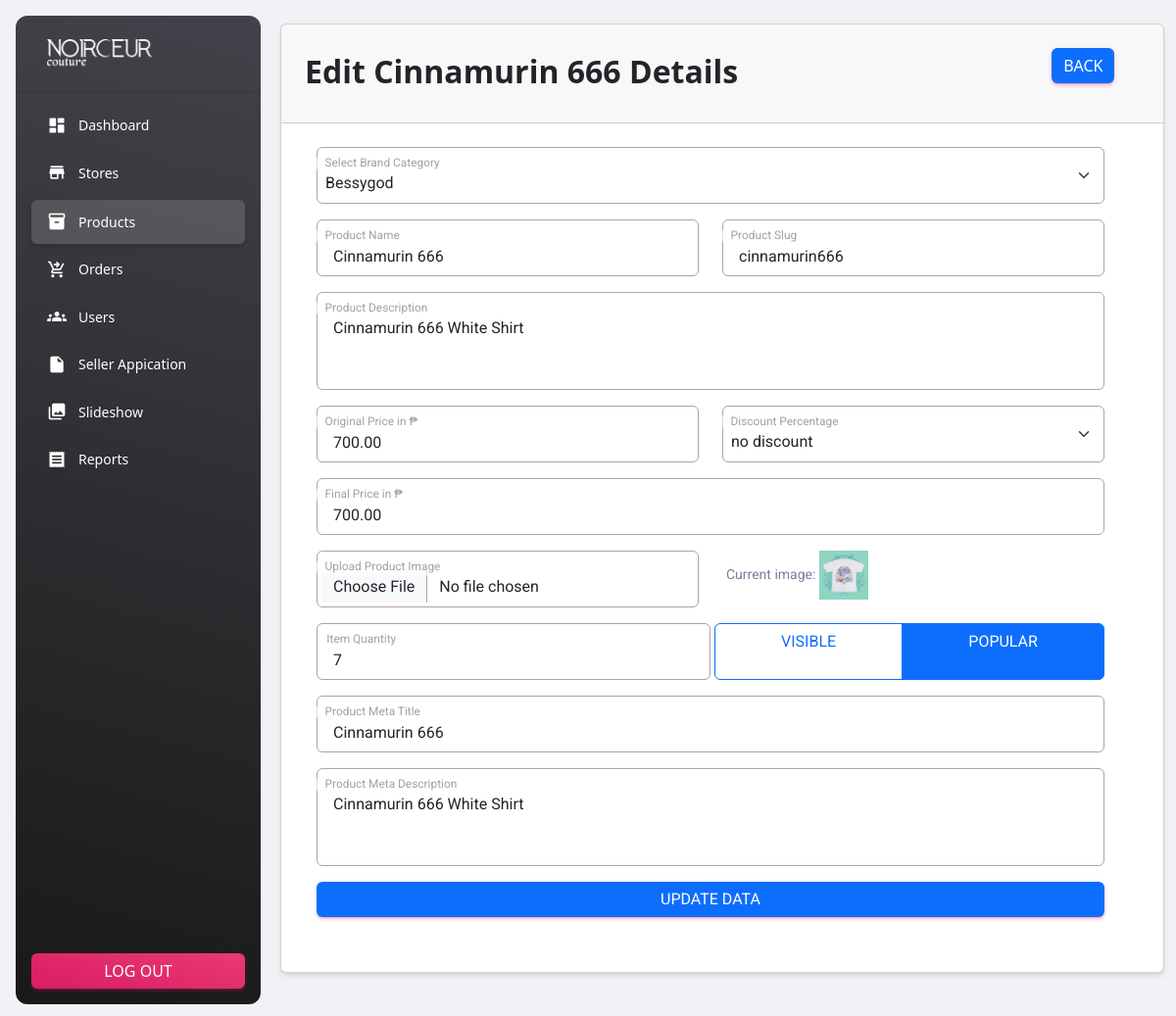
/admin/editProduct.php?id=91, run on the app's committed database.
### tables this page shows
CREATE TABLE `products` (
  `product_id` int(11) NOT NULL,
  `category_id` int(11) NOT NULL,
  `product_name` varchar(254) NOT NULL,
  `product_slug` varchar(300) NOT NULL,
  `product_description` mediumtext NOT NULL,
  `product_original_price` decimal(10,2) NOT NULL,
  `product_discount` int(2) NOT NULL,
  `product_srp` decimal(10,2) NOT NULL,
  `product_image` varchar(300) NOT NULL,
  `product_qty` int(11) NOT NULL,
  `product_status` tinyint(4) NOT NULL DEFAULT 0,
  `product_popular` tinyint(4) NOT NULL,
  `product_meta_title` varchar(254) NOT NULL,
  `product_meta_description` mediumtext NOT NULL,
  `product_createdAt` timestamp NOT NULL DEFAULT current_timestamp()
);

CREATE TABLE `categories` (
  `category_id` int(11) NOT NULL,
  `category_user_ID` int(11) NOT NULL,
  `category_name` varchar(254) NOT NULL,
  `category_slug` varchar(300) NOT NULL,
  `category_description` varchar(300) NOT NULL,
  `category_status` tinyint(1) NOT NULL DEFAULT 0,
  `category_image` varchar(300) NOT NULL,
  `category_meta_title` varchar(254) NOT NULL,
  `category_meta_description` mediumtext NOT NULL,
  `category_createdAt` timestamp NOT NULL DEFAULT current_timestamp()
);

### models/myFunctions.php (called while the page is built, shortened)
<?php
include('dbcon.php');
function getAllbyCategory($table, $id)
{
    global $con;
    $query = "SELECT * FROM $table WHERE category_id='$id'";
    $query_run = mysqli_query($con, $query);
    return $query_run;
}
function getByIdProduct($table, $id)
{
    global $con;
    $query = "SELECT * FROM $table WHERE product_id = '$id'";
    $result = mysqli_query($con, $query);
    return $result;
}

### admin/editProduct.php (the view, shortened to what this page needs)
<?php include('partials/header.php');
include('../models/myFunctions.php'); ?>
<div class="container">
    <div class="row">
        <div class="col-md-12">
            <?php
            if (isset($_GET['id'])) {
                $ids = $_GET['id'];
                $product = getByIdProduct("products", $ids);
                if (mysqli_num_rows($product) > 0) {
                    $data = mysqli_fetch_array($product);
                    $discount = $data['product_discount'];
            ?>
                    <div class="card">
                        <div class="card-header">
                            <span class="fs-2 fw-bold">Edit <?= $data['product_name'] ?> Details</span>
                            <a href="product.php" class="btn btn-primary end-3 float-end">Back</a>
                        </div>
                        <div class="card-body">
                            <form action="models/product-auth.php" method="POST" enctype="multipart/form-data">
                                <div class="container-fluid">
                                    <div class="row col-md-12">
                                        <div class="form-floating col-md-12 mb-3">
                                            <select name="selectBrandCategoryID" class="form-select ps-2" id="selbr">
                                                <?php
                                                $categories = getAllbyCategory("categories", $data['category_id']);
                                                if (mysqli_num_rows($categories) > 0) {
                                                    foreach ($categories as $item) {
                                                ?>
                                                        <option value="<?= $item['category_id'] ?>" <?= $data['category_id'] == $item['category_id'] ? 'selected' : '' ?>><?= $item['category_name'] ?></option>
                                                <?php
                                                    }
                                                } else {
                                                    echo "No Category Available";
                                                }
                                                ?>
                                            </select>
                                            <label for="selbr" class="ps-3">Select Brand Category</label>
                                        </div>
                                        <div class="form-floating col-md-6 mb-3">
                                            <input type="text" class="form-control ps-3" value="<?= $data['product_name'] ?>" id="name_input" name="productnameInput" required placeholder="Name">
                                            <label for="floatingInput" class="ps-3">Product Name</label>
                                        </div>
                                        <div class="form-floating col-md-6 mb-3">
                                            <input type="text" class="form-control ps-3" value="<?= $data['product_slug'] ?>" id="slug_input" name="productslugInput" required placeholder="Slug">
                                            <label for="floatingPassword" class="ps-3">Product Slug</label>
                                        </div>
                                        <div class="form-floating col-md-12 mb-3">
                                            <textarea class="form-control ps-3" placeholder="d" id="description_input" name="productdescriptionInput" style="height:100px; min-height: 57px; max-height: 100px;" rows="3"><?= $data['product_description'] ?></textarea>
                                            <label for="floatingPassword" class="ps-3">Product Description</label>
                                        </div>
                                        <div class="form-floating col-md-6 mb-3">
                                            <input type="number" class="form-control ps-3" value="<?= $data['product_original_price'] ?>" id="orp_input" name="originalPriceInput" required placeholder="orp" onwheel="return false;" oninput="calculateFinalPrice()" min="0">
                                            <label for="orp_input" class="ps-3">Original Price in ₱</label>
                                        </div>
                                        <div class="form-floating col-md-6 mb-3">
                                            <select class="form-select ps-2" id="discountPercentage" name="priceDiscount" onchange="calculateFinalPrice()">
                                                <option value="0" <?php echo ($discount == 0) ? 'selected' : ''; ?> selected>no discount</option>
                                            </select>
                                            <label for="discountPercentage" class="ps-3">Discount Percentage</label>
                                        </div>
                                        <div class="form-floating col-md-12 mb-3">
                                            <input type="number" class="form-control ps-3" value="<?= $data['product_srp'] ?>" id="srp_input" name="suggestedRetailPriceInput" readonly required placeholder="srp">
                                            <label for="srp_input" class="ps-3">Final Price in ₱</label>
                                        </div>
                                        <div class="form-floating col-md-6 mb-3">
                                            <input type="file" class="form-control ps-3" id="uploadProductImage_input" accept=".jpg, .jpeg, .png, .webp, .avif, .gif" name="uploadProductImageInput">
                                            <label for="floatingPassword" class="ps-3">Upload Product Image</label>
                                        </div>
                                        <div class="col-md-6 mb-3">
                                            <label for="">Current image:</label>
                                            <img src="../assets/uploads/products/<?= $data['product_image'] ?>" height="50px" alt="brand">
                                        </div>
                                        <div class="col-md-12" style="display:flex;">
                                            <div class="form-floating col-md-6 mb-3">
                                                <input type="number" class="form-control ps-3" value="<?= $data['product_qty'] ?>" id="qty_input" name="quantityInput" required placeholder="qty" onwheel="return false;" min="0">
                                                <label for="floatingPassword" class="ps-1">Item Quantity</label>
                                            </div>
                                            <div class="btn-group col-md-6" role="group" aria-label="Basic checkbox toggle button group">
                                                <label id="status_label" class="btn btn-outline-primary" for="status_checkbox"><?= $data['product_status'] ? "Hidden" : "Visible" ?></label>
                                                <label class="btn btn-outline-primary" for="popular_checkbox">Popular</label>
                                            </div>
                                        </div>
                                        <div class="form-floating col-md-12 mb-3">
                                            <input type="text" class="form-control ps-3" value="<?= $data['product_meta_title'] ?>" id="metaTitle_input" name="productmetaTitleInput" required placeholder="Slug">
                                            <label for="floatingPassword" class="ps-3">Product Meta Title</label>
                                        </div>
                                        <div class="form-floating col-md-12 mb-3">
                                            <textarea class="form-control ps-3" placeholder="d" id="metaDescription_input" name="productmetaDescriptionInput" required style="height:100px; min-height: 57px; max-height: 100px;" rows="3"><?= $data['product_meta_description'] ?></textarea>
                                            <label for="floatingPassword" class="ps-3">Product Meta Description</label>
                                        </div>
                                        <div class="text-center col-md-12 mb-3">
                                            <button type="submit" id="editProduct_btn" name="updateProductBtn" class="col-md-12 btn btn-primary">Update Data</button>
                                        </div>
                                    </div>
                                </div>
                            </form>
                        </div>
                    </div>
                <?php
                } else {
                    echo "Product not found for given id";
                }
                ?>
            <?php  } else {
                echo "id missing from url";
            } ?>
        </div>
    </div>
</div>
<?php include('partials/footer.php'); ?>

### admin/partials/header.php (style rules this page uses)
.form-control { border: 1px solid #b3a1a1 !important; }
.form-select { border: 1px solid #b3a1a1 !important; }
input[type=number] { -moz-appearance: textfield; }
textarea { resize: none; }

### data on the page
products: product_name "Cinnamurin 666", selectBrandCategoryID "Bessygod", productnameInput "Cinnamurin 666", productslugInput "cinnamurin666", productdescriptionInput "Cinnamurin 666 White Shirt", originalPriceInput "700.00", priceDiscount "no discount", suggestedRetailPriceInput "700.00", product_image (picture), quantityInput "7", productmetaTitleInput "Cinnamurin 666", productmetaDescriptionInput "Cinnamurin 666 White Shirt"
